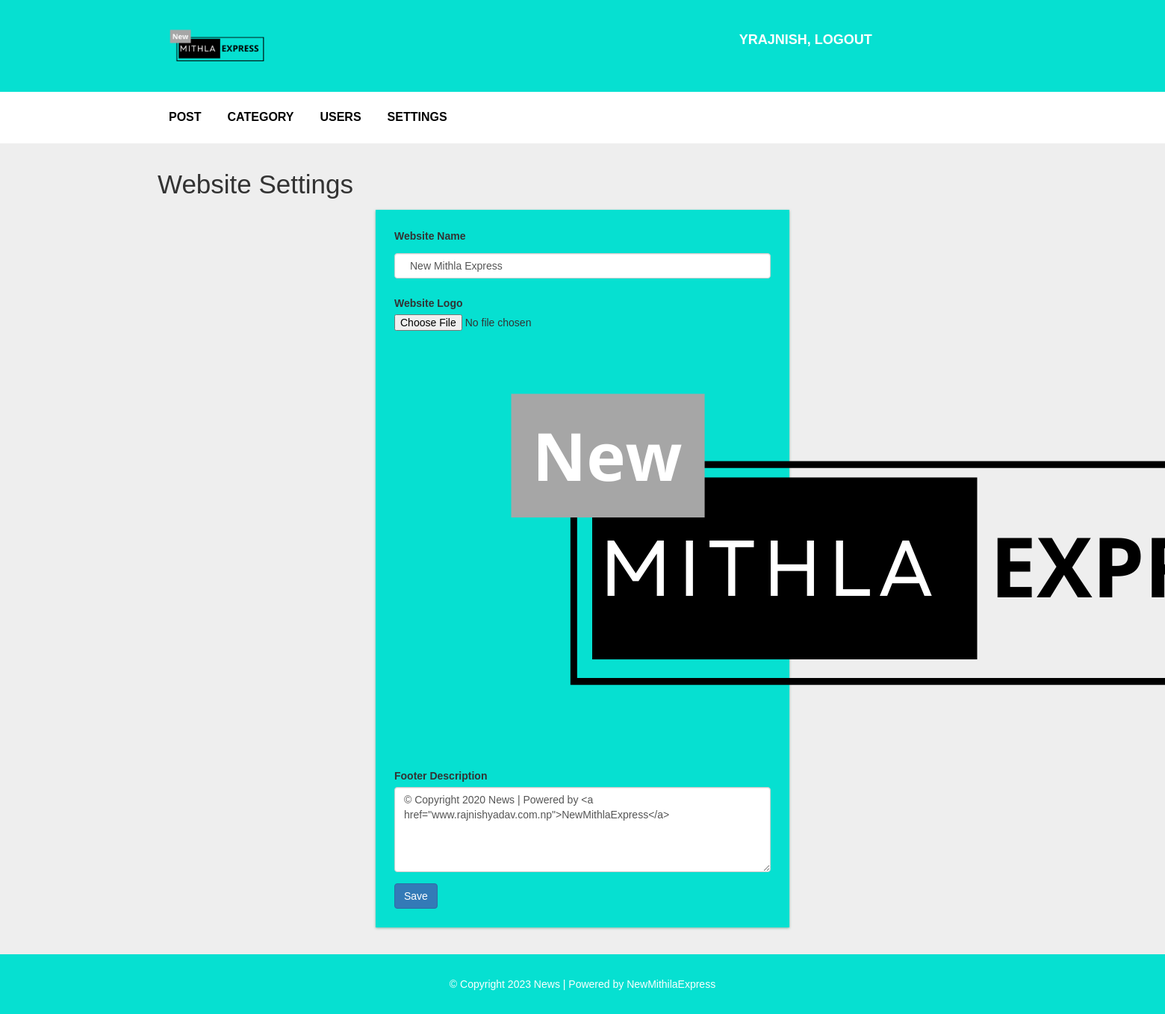
Screenshot of /admin/settings.php (signed in) with the database file from the repository.
### tables this page shows
CREATE TABLE `settings` (
  `id` int(11) NOT NULL,
  `websitename` varchar(60) NOT NULL,
  `logo` varchar(50) NOT NULL,
  `footerdesc` varchar(255) NOT NULL
);

### admin/settings.php (the view, shortened to what this page needs)
<?php include "header.php"; ?>
  <div id="admin-content">
      <div class="container">
         <div class="row">
             <div class="col-md-12">
                 <h1 class="admin-heading">Website Settings</h1>
             </div>
              <div class="col-md-offset-3 col-md-6">
                <?php
                  include "config.php";
                  $sql = "SELECT * FROM settings";
                  $result = mysqli_query($conn, $sql) or die("Query Failed.");
                  if(mysqli_num_rows($result) > 0){
                    while($row = mysqli_fetch_assoc($result)) {
                ?>
                  <form  action="save-settings.php" method="POST" enctype="multipart/form-data">
                      <div class="form-group">
                          <label for="website_name">Website Name</label>
                          <input type="text" name="website_name" value="<?php echo $row['websitename']; ?>" class="form-control" autocomplete="off" required>
                      </div>
                      <div class="form-group">
                          <label for="logo">Website Logo</label>
                          <input type="file" name="logo">
                          <img src="images/<?php echo $row['logo']; ?>">
                      </div>
                      <div class="form-group">
                          <label for="footer_desc">Footer Description</label>
                          <textarea name="footer_desc" class="form-control" rows="5" required><?php echo $row['footerdesc']; ?></textarea>
                      </div>
                      <input type="submit" name="submit" class="btn btn-primary" value="Save" required />
                  </form>
                  <?php
                      }
                    }
                  ?>
              </div>
          </div>
      </div>
  </div>
<?php include "footer.php"; ?>

### css/style.css (style rules this page uses)
body { background: rgb(255, 255, 255); font-family: sans-serif,arial,Helvetica; }
#admin-content { padding: 20px 0; min-height: 750px; }
#admin-content .admin-heading { font-size: 35px; margin: 0 0 15px; }
form { background: #06e0d1; padding: 25px; box-shadow:0 1px 3px rgba(79, 161, 138, 0.733); }
body { background: #eee }
input[type=text], input[type=password] { width: 100%; padding: 12px 20px; margin: 8px 0; display: inline-block; border: 1px solid #ccc; box-sizing: border-box; }
.container { padding: 16px; }

### rows the page displays
settings: website_name "New Mithla Express", logo (picture), footer_desc "© Copyright 2020 News | Powered by <a href=\"www.rajnishyadav.com.np\">NewMithlaExpress</a>"

### other values shown
$_SESSION["username"] "YRAJNISH"
